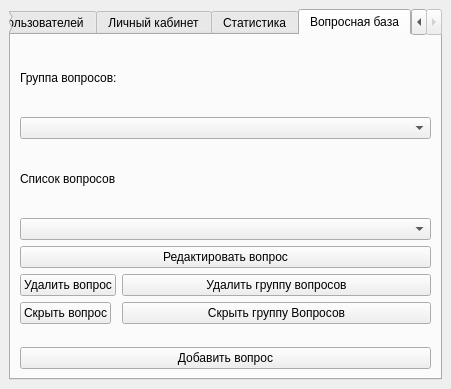
<?xml version="1.0" encoding="UTF-8"?>
<ui version="4.0">
 <class>AdminWindow</class>
 <widget class="QMainWindow" name="AdminWindow">
  <property name="geometry">
   <rect>
    <x>0</x>
    <y>0</y>
    <width>451</width>
    <height>389</height>
   </rect>
  </property>
  <property name="windowTitle">
   <string>Система тестирования</string>
  </property>
  <widget class="QWidget" name="centralwidget">
   <layout class="QVBoxLayout" name="verticalLayout">
    <item>
     <widget class="QTabWidget" name="tabWidget">
      <property name="currentIndex">
       <number>4</number>
      </property>
      <widget class="QWidget" name="tab">
       <attribute name="title">
        <string>Тестирование</string>
       </attribute>
       <layout class="QFormLayout" name="formLayout">
        <item row="0" column="0">
         <widget class="QLabel" name="label">
          <property name="text">
           <string>Выберите тему</string>
          </property>
          <property name="alignment">
           <set>Qt::AlignCenter</set>
          </property>
         </widget>
        </item>
        <item row="0" column="1">
         <widget class="QComboBox" name="questionThemeComboBox"/>
        </item>
        <item row="1" column="1">
         <widget class="QPushButton" name="themeTestButton">
          <property name="text">
           <string>Пройти тематический тест</string>
          </property>
         </widget>
        </item>
        <item row="5" column="0" colspan="2">
         <widget class="QLabel" name="errorTestLabel">
          <property name="text">
           <string/>
          </property>
         </widget>
        </item>
        <item row="3" column="0" colspan="2">
         <widget class="QPushButton" name="genetalTestButton">
          <property name="text">
           <string>Пройти итоговый тест</string>
          </property>
         </widget>
        </item>
       </layout>
      </widget>
      <widget class="QWidget" name="tab_4">
       <attribute name="title">
        <string>Менеджер пользователей</string>
       </attribute>
       <layout class="QVBoxLayout" name="verticalLayout_4">
        <item>
         <widget class="QScrollArea" name="scrollArea_3">
          <property name="widgetResizable">
           <bool>true</bool>
          </property>
          <widget class="QWidget" name="scrollAreaWidgetContents_3">
           <property name="geometry">
            <rect>
             <x>0</x>
             <y>0</y>
             <width>407</width>
             <height>238</height>
            </rect>
           </property>
           <layout class="QVBoxLayout" name="verticalLayout_5">
            <item>
             <widget class="QLabel" name="userListLabel">
              <property name="text">
               <string/>
              </property>
             </widget>
            </item>
           </layout>
          </widget>
         </widget>
        </item>
        <item>
         <widget class="QPushButton" name="changeStatusButton">
          <property name="text">
           <string>Изменить статус</string>
          </property>
         </widget>
        </item>
        <item>
         <widget class="QPushButton" name="BlockButton">
          <property name="text">
           <string>Заблокировать</string>
          </property>
         </widget>
        </item>
        <item>
         <widget class="QPushButton" name="changePasswordButton">
          <property name="text">
           <string>Запросы на смену пароля</string>
          </property>
         </widget>
        </item>
       </layout>
      </widget>
      <widget class="QWidget" name="tab_2">
       <attribute name="title">
        <string>Личный кабинет</string>
       </attribute>
       <layout class="QVBoxLayout" name="verticalLayout_2">
        <item>
         <widget class="QScrollArea" name="scrollArea">
          <property name="widgetResizable">
           <bool>true</bool>
          </property>
          <widget class="QWidget" name="scrollAreaWidgetContents">
           <property name="geometry">
            <rect>
             <x>0</x>
             <y>0</y>
             <width>394</width>
             <height>440</height>
            </rect>
           </property>
           <layout class="QFormLayout" name="formLayout_2">
            <item row="0" column="0">
             <widget class="QLabel" name="label_14">
              <property name="text">
               <string>Фото</string>
              </property>
             </widget>
            </item>
            <item row="0" column="1">
             <widget class="QGraphicsView" name="photoView"/>
            </item>
            <item row="1" column="1">
             <widget class="QPushButton" name="pushButton_5">
              <property name="text">
               <string>Загрузить фото</string>
              </property>
             </widget>
            </item>
            <item row="2" column="0">
             <widget class="QLabel" name="label_7">
              <property name="text">
               <string>Имя*</string>
              </property>
             </widget>
            </item>
            <item row="2" column="1">
             <widget class="QLineEdit" name="nameLine"/>
            </item>
            <item row="3" column="0">
             <widget class="QLabel" name="label_6">
              <property name="text">
               <string>Фамилия*</string>
              </property>
             </widget>
            </item>
            <item row="3" column="1">
             <widget class="QLineEdit" name="surnameLine"/>
            </item>
            <item row="4" column="0">
             <widget class="QLabel" name="label_13">
              <property name="text">
               <string>Отчество</string>
              </property>
             </widget>
            </item>
            <item row="4" column="1">
             <widget class="QLineEdit" name="faternityLine"/>
            </item>
            <item row="5" column="0">
             <widget class="QLabel" name="label_8">
              <property name="text">
               <string>Дата рождения*</string>
              </property>
             </widget>
            </item>
            <item row="5" column="1">
             <widget class="QDateEdit" name="dateOfBirth"/>
            </item>
            <item row="6" column="0">
             <widget class="QLabel" name="label_9">
              <property name="text">
               <string>Группа*</string>
              </property>
             </widget>
            </item>
            <item row="6" column="1">
             <widget class="QComboBox" name="group">
              <item>
               <property name="text">
                <string>None</string>
               </property>
              </item>
             </widget>
            </item>
            <item row="7" column="0">
             <widget class="QLabel" name="label_10">
              <property name="text">
               <string>Секретный вопрос*</string>
              </property>
             </widget>
            </item>
            <item row="7" column="1">
             <widget class="QComboBox" name="question">
              <item>
               <property name="text">
                <string>Вопрос1</string>
               </property>
              </item>
              <item>
               <property name="text">
                <string>Вопрос2</string>
               </property>
              </item>
              <item>
               <property name="text">
                <string>Вопрос3</string>
               </property>
              </item>
             </widget>
            </item>
            <item row="8" column="0">
             <widget class="QLabel" name="label_11">
              <property name="text">
               <string>Ответ*</string>
              </property>
             </widget>
            </item>
            <item row="8" column="1">
             <widget class="QLineEdit" name="answerLine"/>
            </item>
            <item row="9" column="0">
             <widget class="QLabel" name="label_3">
              <property name="text">
               <string>Эл. почта*</string>
              </property>
             </widget>
            </item>
            <item row="9" column="1">
             <widget class="QLineEdit" name="emailLine"/>
            </item>
            <item row="10" column="0">
             <widget class="QLabel" name="label_12">
              <property name="text">
               <string>Телефон</string>
              </property>
             </widget>
            </item>
            <item row="10" column="1">
             <widget class="QLineEdit" name="phoneLine"/>
            </item>
            <item row="11" column="1">
             <widget class="QPushButton" name="acceptChangesButton">
              <property name="text">
               <string>Подтвердить изменения</string>
              </property>
             </widget>
            </item>
            <item row="15" column="0" colspan="2">
             <widget class="QPushButton" name="DeleteUser">
              <property name="text">
               <string>Удалить пользователя</string>
              </property>
             </widget>
            </item>
            <item row="16" column="0" colspan="2">
             <widget class="QLabel" name="errorChangesLabel">
              <property name="text">
               <string/>
              </property>
             </widget>
            </item>
            <item row="14" column="0" colspan="2">
             <widget class="QLabel" name="label_2">
              <property name="text">
               <string>После внесения изменений, потребуется перезайти</string>
              </property>
              <property name="alignment">
               <set>Qt::AlignCenter</set>
              </property>
             </widget>
            </item>
           </layout>
          </widget>
         </widget>
        </item>
       </layout>
      </widget>
      <widget class="QWidget" name="tab_3">
       <attribute name="title">
        <string>Статистика</string>
       </attribute>
       <layout class="QVBoxLayout" name="verticalLayout_3">
        <item>
         <widget class="QScrollArea" name="scrollArea_2">
          <property name="widgetResizable">
           <bool>true</bool>
          </property>
          <widget class="QWidget" name="scrollAreaWidgetContents_2">
           <property name="geometry">
            <rect>
             <x>0</x>
             <y>0</y>
             <width>407</width>
             <height>325</height>
            </rect>
           </property>
           <layout class="QVBoxLayout" name="verticalLayout_6">
            <item>
             <widget class="QLabel" name="statisticLabel">
              <property name="text">
               <string>TextLabel</string>
              </property>
             </widget>
            </item>
            <item>
             <widget class="QPushButton" name="viewGraphicsButton">
              <property name="text">
               <string>Отобразить графики</string>
              </property>
             </widget>
            </item>
           </layout>
          </widget>
         </widget>
        </item>
       </layout>
      </widget>
      <widget class="QWidget" name="tab_5">
       <attribute name="title">
        <string>Вопросная база</string>
       </attribute>
       <layout class="QVBoxLayout" name="verticalLayout_7">
        <item>
         <widget class="QLabel" name="label_15">
          <property name="text">
           <string>Группа вопросов:</string>
          </property>
         </widget>
        </item>
        <item>
         <widget class="QComboBox" name="groupsOfQuestionsBox"/>
        </item>
        <item>
         <widget class="QLabel" name="label_4">
          <property name="text">
           <string>Список вопросов</string>
          </property>
         </widget>
        </item>
        <item>
         <widget class="QComboBox" name="questionsComboBox"/>
        </item>
        <item>
         <widget class="QPushButton" name="editQuestionButton">
          <property name="text">
           <string>Редактировать вопрос</string>
          </property>
         </widget>
        </item>
        <item>
         <layout class="QFormLayout" name="formLayout_3">
          <property name="labelAlignment">
           <set>Qt::AlignLeading|Qt::AlignLeft|Qt::AlignVCenter</set>
          </property>
          <item row="1" column="0">
           <widget class="QPushButton" name="hideQuestionButton">
            <property name="text">
             <string>Скрыть вопрос</string>
            </property>
           </widget>
          </item>
          <item row="1" column="1">
           <widget class="QPushButton" name="hideGroupOfQuestionsButton">
            <property name="text">
             <string>Скрыть группу Вопросов</string>
            </property>
           </widget>
          </item>
          <item row="0" column="1">
           <widget class="QPushButton" name="deleteGroupOfQuestionsButton">
            <property name="text">
             <string>Удалить группу вопросов</string>
            </property>
           </widget>
          </item>
          <item row="0" column="0">
           <widget class="QPushButton" name="deleteQuestionButton">
            <property name="text">
             <string>Удалить вопрос</string>
            </property>
           </widget>
          </item>
         </layout>
        </item>
        <item>
         <widget class="QPushButton" name="AddQuestionButton">
          <property name="text">
           <string>Добавить вопрос</string>
          </property>
         </widget>
        </item>
       </layout>
      </widget>
     </widget>
    </item>
   </layout>
  </widget>
 </widget>
 <resources/>
 <connections/>
</ui>
